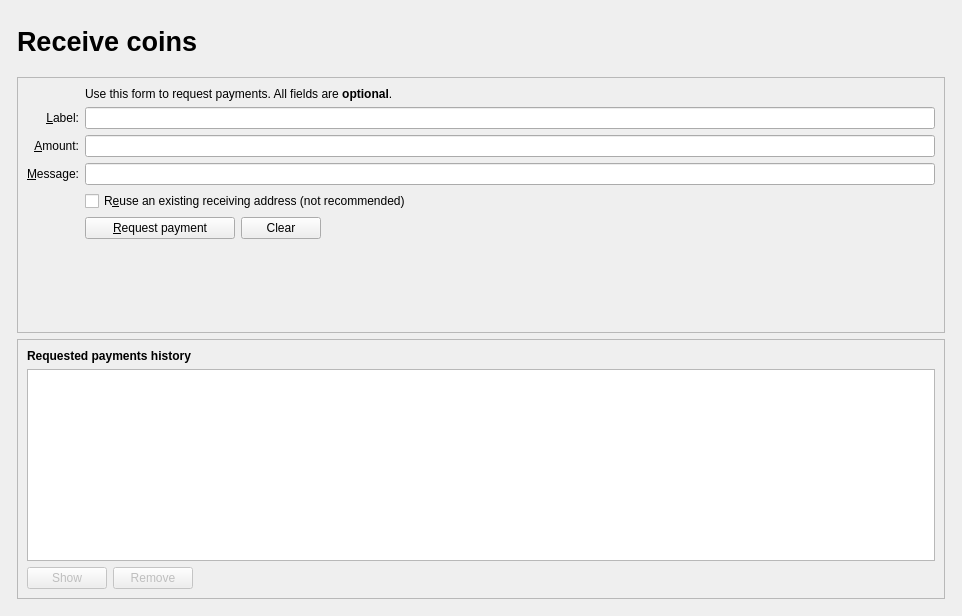
<?xml version="1.0" encoding="UTF-8"?>
<ui version="4.0">
 <class>ReceiveCoinsDialog</class>
 <widget class="QWidget" name="ReceiveCoinsDialog">
  <property name="geometry">
   <rect>
    <x>0</x>
    <y>0</y>
    <width>962</width>
    <height>616</height>
   </rect>
  </property>
   <property name="windowTitle">
   <string>Receive Coins</string>
  </property>
  <layout class="QVBoxLayout" name="verticalLayout" stretch="0">
   <item>
    <layout class="QVBoxLayout" name="verticalLayout_Master" stretch="0,1">
     <property name="spacing">
      <number>0</number>
     </property>
     <item>
      <widget class="QFrame" name="frame_Header">
       <layout class="QVBoxLayout" name="verticalLayout_8">
        <property name="leftMargin">
         <number>0</number>
        </property>
        <property name="topMargin">
         <number>0</number>
        </property>
        <property name="rightMargin">
         <number>0</number>
        </property>
        <property name="bottomMargin">
         <number>0</number>
        </property>
        <item>
         <layout class="QHBoxLayout" name="horizontalLayout_Header" stretch="1,0">
          <item>
           <spacer name="horizontalSpacer_3">
            <property name="orientation">
             <enum>Qt::Horizontal</enum>
            </property>
            <property name="sizeHint" stdset="0">
             <size>
              <width>40</width>
              <height>20</height>
             </size>
            </property>
           </spacer>
          </item>
		  <item>
           <widget class="QLabel" name="labelOverviewHeaderLeft">
            <property name="minimumSize">
             <size>
              <width>464</width>
              <height>60</height>
             </size>
            </property>
            <property name="maximumSize">
             <size>
              <width>16777215</width>
              <height>60</height>
             </size>
            </property>
            <property name="font">
             <font>
              <pointsize>20</pointsize>
              <weight>75</weight>
              <bold>true</bold>
             </font>
            </property>
            <property name="text">
             <string>Receive coins</string>
            </property>
            <property name="alignment">
             <set>Qt::AlignLeading|Qt::AlignLeft|Qt::AlignVCenter</set>
            </property>
           </widget>
          </item>
          <item>
           <widget class="QLabel" name="labelOverviewHeaderRight">
            <property name="minimumSize">
             <size>
              <width>464</width>
              <height>60</height>
             </size>
            </property>
            <property name="maximumSize">
             <size>
              <width>16777215</width>
              <height>60</height>
             </size>
            </property>
            <property name="alignment">
             <set>Qt::AlignRight|Qt::AlignTrailing|Qt::AlignVCenter</set>
            </property>
           </widget>
          </item>
         </layout>
        </item>
       </layout>
      </widget>
     </item>
     <item>
      <widget class="QFrame" name="frame_BG">
       <layout class="QVBoxLayout" name="verticalLayout_5">
        <property name="leftMargin">
         <number>6</number>
        </property>
        <property name="topMargin">
         <number>6</number>
        </property>
        <property name="rightMargin">
         <number>6</number>
        </property>
        <property name="bottomMargin">
         <number>6</number>
        </property>
        <item>
         <widget class="QFrame" name="frame2">
          <property name="sizePolicy">
           <sizepolicy hsizetype="Preferred" vsizetype="Expanding">
            <horstretch>0</horstretch>
            <verstretch>0</verstretch>
           </sizepolicy>
          </property>
          <property name="frameShape">
           <enum>QFrame::StyledPanel</enum>
          </property>
          <property name="frameShadow">
           <enum>QFrame::Sunken</enum>
          </property>
          <layout class="QVBoxLayout" name="verticalLayout_3">
           <item>
            <layout class="QGridLayout" name="gridLayout">
             <item row="7" column="2">
              <widget class="QCheckBox" name="reuseAddress">
               <property name="toolTip">
                <string>Reuse one of the previously used receiving addresses.&lt;br&gt;Reusing addresses has security and privacy issues.&lt;br&gt;Do not use this unless re-generating a payment request made before.</string>
               </property>
               <property name="text">
                <string>R&amp;euse an existing receiving address (not recommended)</string>
               </property>
              </widget>
             </item>
             <item row="7" column="0">
              <widget class="QLabel" name="label_4">
               <property name="text">
                <string/>
               </property>
              </widget>
             </item>
             <item row="6" column="0">
              <widget class="QLabel" name="label_3">
               <property name="toolTip">
                <string>An optional message to attach to the payment request, which will be displayed when the request is opened. Note: The message will not be sent with the payment over the XREP network.</string>
               </property>
               <property name="text">
                <string>&amp;Message:</string>
               </property>
               <property name="alignment">
                <set>Qt::AlignRight|Qt::AlignTrailing|Qt::AlignVCenter</set>
               </property>
               <property name="buddy">
                <cstring>reqMessage</cstring>
               </property>
              </widget>
             </item>
             <item row="4" column="2">
              <widget class="QLineEdit" name="reqLabel">
               <property name="toolTip">
                <string>An optional label to associate with the new receiving address.</string>
               </property>
              </widget>
             </item>
             <item row="6" column="2">
              <widget class="QLineEdit" name="reqMessage">
               <property name="toolTip">
                <string>An optional message to attach to the payment request, which will be displayed when the request is opened.&lt;br&gt;Note: The message will not be sent with the payment over the XREP network.</string>
               </property>
              </widget>
             </item>
             <item row="2" column="2">
              <widget class="QLabel" name="label_5">
               <property name="text">
                <string>Use this form to request payments. All fields are &lt;b&gt;optional&lt;/b&gt;.</string>
               </property>
              </widget>
             </item>
             <item row="4" column="0">
              <widget class="QLabel" name="label_2">
               <property name="toolTip">
                <string>An optional label to associate with the new receiving address.</string>
               </property>
               <property name="text">
                <string>&amp;Label:</string>
               </property>
               <property name="alignment">
                <set>Qt::AlignRight|Qt::AlignTrailing|Qt::AlignVCenter</set>
               </property>
               <property name="buddy">
                <cstring>reqLabel</cstring>
               </property>
              </widget>
             </item>
             <item row="5" column="0">
              <widget class="QLabel" name="label">
               <property name="toolTip">
                <string>An optional amount to request. Leave this empty or zero to not request a specific amount.</string>
               </property>
               <property name="text">
                <string>&amp;Amount:</string>
               </property>
               <property name="alignment">
                <set>Qt::AlignRight|Qt::AlignTrailing|Qt::AlignVCenter</set>
               </property>
               <property name="buddy">
                <cstring>reqAmount</cstring>
               </property>
              </widget>
             </item>
             <item row="5" column="2">
              <widget class="BitcoinAmountField" name="reqAmount">
               <property name="minimumSize">
                <size>
                 <width>80</width>
                 <height>0</height>
                </size>
               </property>
               <property name="toolTip">
                <string>An optional amount to request. Leave this empty or zero to not request a specific amount.</string>
               </property>
              </widget>
             </item>
             <item row="8" column="0">
              <widget class="QLabel" name="label_7">
               <property name="text">
                <string/>
               </property>
              </widget>
             </item>
             <item row="8" column="2">
              <layout class="QHBoxLayout" name="horizontalLayout">
               <item>
                <widget class="QPushButton" name="receiveButton">
                 <property name="minimumSize">
                  <size>
                   <width>150</width>
                   <height>0</height>
                  </size>
                 </property>
                 <property name="text">
                  <string>&amp;Request payment</string>
                 </property>
                 <property name="icon">
                  <iconset resource="../XREP.qrc">
                   <normaloff>:/icons/receiving_addresses</normaloff>:/icons/receiving_addresses</iconset>
                 </property>
                </widget>
               </item>
               <item>
                <widget class="QPushButton" name="clearButton">
                 <property name="sizePolicy">
                  <sizepolicy hsizetype="Minimum" vsizetype="Fixed">
                   <horstretch>0</horstretch>
                   <verstretch>0</verstretch>
                  </sizepolicy>
                 </property>
                 <property name="toolTip">
                  <string>Clear all fields of the form.</string>
                 </property>
                 <property name="text">
                  <string>Clear</string>
                 </property>
                 <property name="icon">
                  <iconset resource="../XREP.qrc">
                   <normaloff>:/icons/remove</normaloff>:/icons/remove</iconset>
                 </property>
                 <property name="autoDefault">
                  <bool>false</bool>
                 </property>
                </widget>
               </item>
               <item>
                <spacer name="horizontalSpacer">
                 <property name="orientation">
                  <enum>Qt::Horizontal</enum>
                 </property>
                 <property name="sizeHint" stdset="0">
                  <size>
                   <width>40</width>
                   <height>20</height>
                  </size>
                 </property>
                </spacer>
               </item>
              </layout>
             </item>
             <item row="9" column="2">
              <spacer name="verticalSpacer">
               <property name="orientation">
                <enum>Qt::Vertical</enum>
               </property>
               <property name="sizeHint" stdset="0">
                <size>
                 <width>20</width>
                 <height>40</height>
                </size>
               </property>
              </spacer>
             </item>
            </layout>
           </item>
          </layout>
         </widget>
        </item>
        <item>
         <widget class="QFrame" name="frame">
          <property name="sizePolicy">
           <sizepolicy hsizetype="Preferred" vsizetype="Expanding">
            <horstretch>0</horstretch>
            <verstretch>0</verstretch>
           </sizepolicy>
          </property>
          <property name="frameShape">
           <enum>QFrame::StyledPanel</enum>
          </property>
          <property name="frameShadow">
           <enum>QFrame::Raised</enum>
          </property>
          <layout class="QVBoxLayout" name="verticalLayout_2">
           <item>
            <widget class="QLabel" name="label_6">
             <property name="font">
              <font>
               <weight>75</weight>
               <bold>true</bold>
              </font>
             </property>
             <property name="text">
              <string>Requested payments history</string>
             </property>
            </widget>
           </item>
           <item>
            <widget class="QTableView" name="recentRequestsView">
             <property name="palette">
              <palette>
               <active>
                <colorrole role="Text">
                 <brush brushstyle="SolidPattern">
                  <color alpha="255">
                   <red>51</red>
                   <green>51</green>
                   <blue>51</blue>
                  </color>
                 </brush>
                </colorrole>
               </active>
               <inactive>
                <colorrole role="Text">
                 <brush brushstyle="SolidPattern">
                  <color alpha="255">
                   <red>51</red>
                   <green>51</green>
                   <blue>51</blue>
                  </color>
                 </brush>
                </colorrole>
               </inactive>
               <disabled>
                <colorrole role="Text">
                 <brush brushstyle="SolidPattern">
                  <color alpha="255">
                   <red>85</red>
                   <green>85</green>
                   <blue>85</blue>
                  </color>
                 </brush>
                </colorrole>
               </disabled>
              </palette>
             </property>
             <property name="contextMenuPolicy">
              <enum>Qt::CustomContextMenu</enum>
             </property>
             <property name="tabKeyNavigation">
              <bool>false</bool>
             </property>
             <property name="sortingEnabled">
              <bool>true</bool>
             </property>
            </widget>
           </item>
           <item>
            <layout class="QHBoxLayout" name="horizontalLayout_2">
             <item>
              <widget class="QPushButton" name="showRequestButton">
               <property name="enabled">
                <bool>false</bool>
               </property>
               <property name="toolTip">
                <string>Show the selected request (does the same as double clicking an entry)</string>
               </property>
               <property name="text">
                <string>Show</string>
               </property>
               <property name="icon">
                <iconset resource="../XREP.qrc">
                 <normaloff>:/icons/edit</normaloff>:/icons/edit</iconset>
               </property>
               <property name="autoDefault">
                <bool>false</bool>
               </property>
              </widget>
             </item>
             <item>
              <widget class="QPushButton" name="removeRequestButton">
               <property name="enabled">
                <bool>false</bool>
               </property>
               <property name="toolTip">
                <string>Remove the selected entries from the list</string>
               </property>
               <property name="text">
                <string>Remove</string>
               </property>
               <property name="icon">
                <iconset resource="../XREP.qrc">
                 <normaloff>:/icons/remove</normaloff>:/icons/remove</iconset>
               </property>
               <property name="autoDefault">
                <bool>false</bool>
               </property>
              </widget>
             </item>
             <item>
              <spacer name="horizontalSpacer_2">
               <property name="orientation">
                <enum>Qt::Horizontal</enum>
               </property>
               <property name="sizeHint" stdset="0">
                <size>
                 <width>40</width>
                 <height>20</height>
                </size>
               </property>
              </spacer>
             </item>
            </layout>
           </item>
          </layout>
         </widget>
        </item>
       </layout>
      </widget>
     </item>
    </layout>
   </item>
  </layout>
 </widget>
 <customwidgets>
  <customwidget>
   <class>BitcoinAmountField</class>
   <extends>QLineEdit</extends>
   <header>bitcoinamountfield.h</header>
   <container>1</container>
  </customwidget>
 </customwidgets>
 <tabstops>
  <tabstop>reqLabel</tabstop>
  <tabstop>reqAmount</tabstop>
  <tabstop>reqMessage</tabstop>
  <tabstop>reuseAddress</tabstop>
  <tabstop>receiveButton</tabstop>
  <tabstop>clearButton</tabstop>
  <tabstop>recentRequestsView</tabstop>
  <tabstop>showRequestButton</tabstop>
  <tabstop>removeRequestButton</tabstop>
 </tabstops>
 <resources>
  <include location="../XREP.qrc"/>
 </resources>
 <connections/>
</ui>
